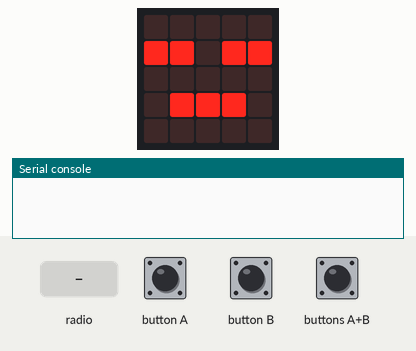
Bench run of a program on a simulated BBC micro:bit running MicroPython. On the bench: the board's 5×5 LED display, the last lines printed to the serial console. The test bench sets the inputs (shaded band). No radio messages arrive unless stated (any console line starting 'radio sent:' is added by the test bench); the 48×5 strip is a reading aid, not a part: it shows the text the display is scrolling, unrolled, one strip-width of it at a time.

Above: at 1.2 s.
1.3 s: radio message "DAT:" arrives
At 2.0 s:
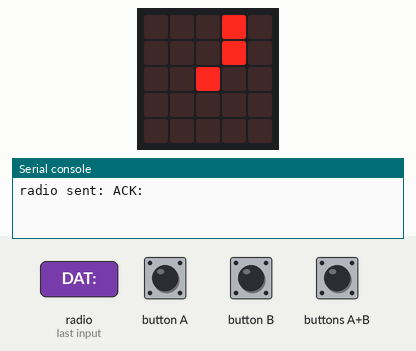
2.8 s: buttons A+B pressed for 0.15 s
4.4 s: radio message "TER:" arrives
At 4.8 s:
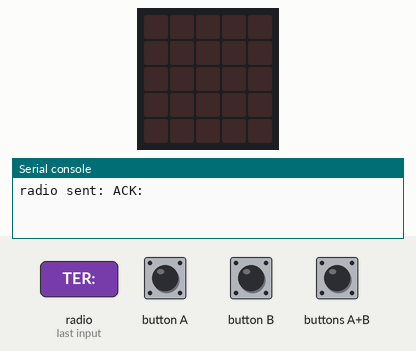
6.4 s: radio message "DAT:" arrives
At 7.1 s:
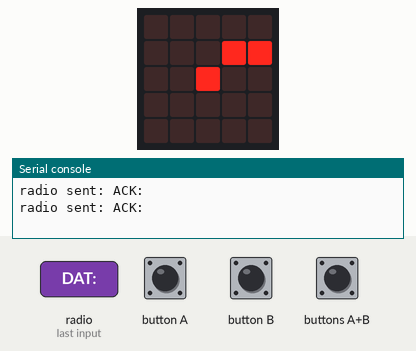
7.9 s: radio message "DAT:" arrives
At 8.5 s:
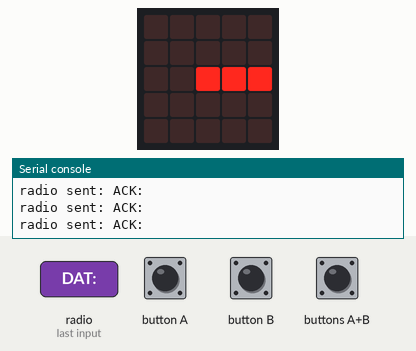
9.4 s: radio message "DAT:" arrives
At 9.9 s:
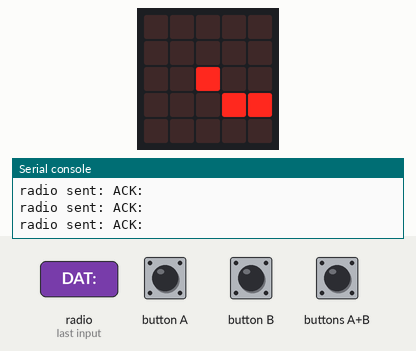
Timing chart, 0 to 11.9 s (numbered marks = the images above; inputs shaded):
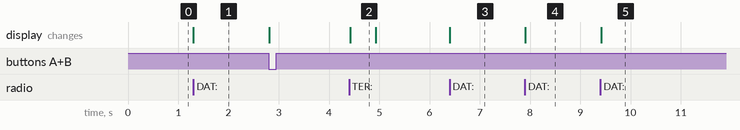

Measured:
- after the input at 1.3 s, the display: changes at once (image 1)
- after the input at 4.4 s, the display: changes at once (image 2)
- after the input at 6.4 s, the display: changes at once (image 3)
- after the input at 7.9 s, the display: changes at once (image 4)
- after the input at 9.4 s, the display: changes at once (image 5)
- what the display in image 2 shows lasts 0.5 s, from 4.4 s to 4.9 s

The program:

Radio_Receiver.py
```python
from microbit import *
import radio

radio.on()
radio.config(channel=55)
mxFrmSz = 8

clockPhase = 0
receivingData = False
cachInDat = ""

while True:
    RMSG = radio.receive()

    if RMSG and RMSG.startswith("DAT:"):
        clockPhase += 1
        receivingData = True
        cachInDat = cachInDat + RMSG[4:]
        radio.send("ACK:")

    if RMSG and RMSG.startswith("TER:"):
        display.clear()
        receivingData = False
        radio.on()
        display.scroll(cachInDat, wait=True, delay=100)
        cachInDat = ""

    if button_a.is_pressed() and button_b.is_pressed():
        display.clear()
        display.scroll("Flushing Data", wait=False, delay=100)
        cachInDat = ""

    if not receivingData:
        display.show(Image.ASLEEP)

    if receivingData:
        display.show(Image.ALL_CLOCKS[int(clockPhase % 12)])
        sleep(100)
```
